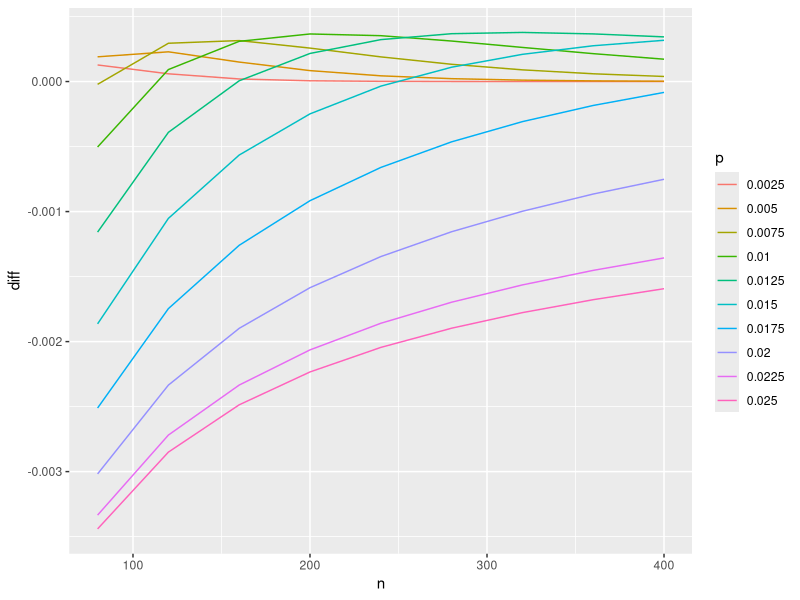
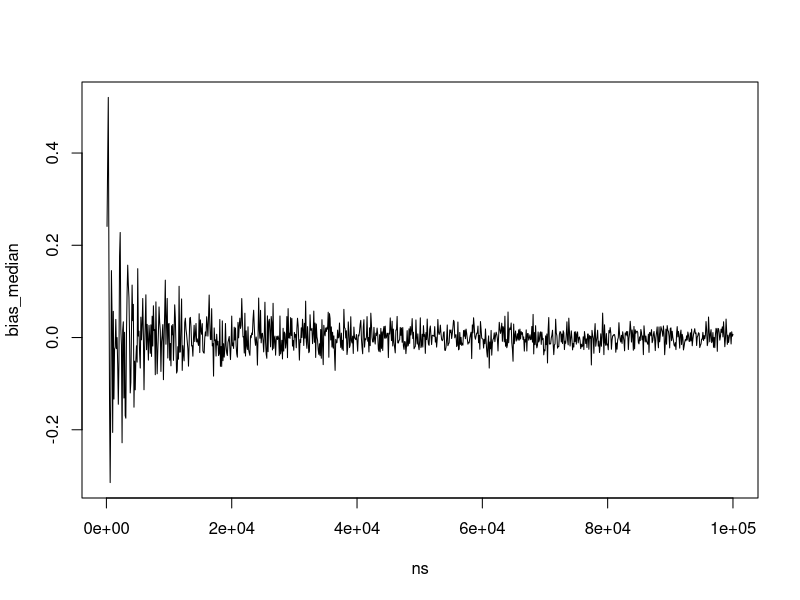
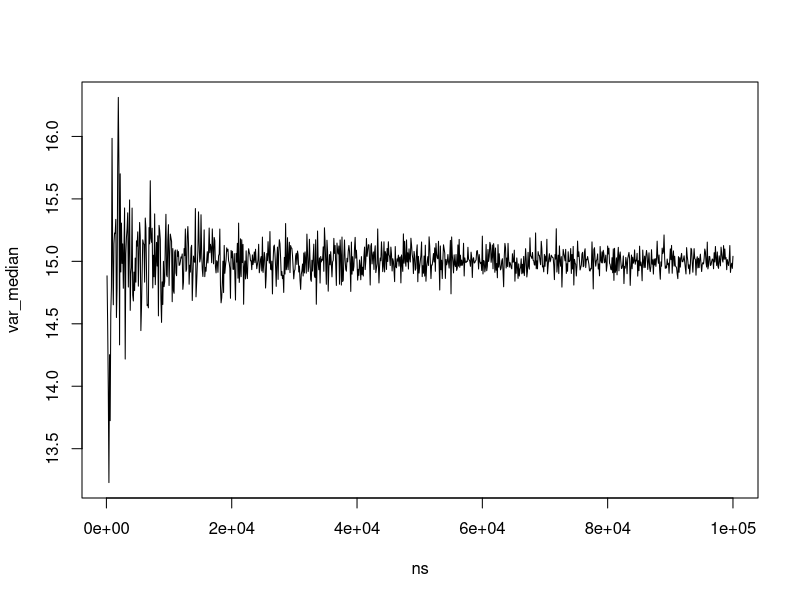

Write the R code that produced these figures, in order.
# Original code by Sarah Ryan, tweaks by Alex Kaizer

### Exercise 1-Discrete Distributions: Binomial and Poisson

## 1a-Probability of 2.5% of Patagonians having disease

# Set up
n = 120  # sample size
p = 0.01  # probability
k = 0.025*n  # number of patagonians with the disease
lambda = n*p  # Use approximation for lambda

# probability of patagonians with the disease
prob_bin = choose(n,k)*p^k*(1-p)^(n-k)  # exact binomial probability
prob_pois = (lambda^k*exp(-lambda))/factorial(k) # Poisson approximation to binomial probability

# Compare
prob_pois-prob_bin


## 1b-Varying sample size and prevalence

# Libraries needed
library(ggplot2)

# Set up
n=seq(80,400,by=40) # varying sample size
p=seq(0.0025,.025,by=.0025)  # varying probability
np<-expand.grid(n=n,p=p)  # find every combination
np$k<-.025*np$n   # find the number in your sample with sarcoidosis 
np$lambda <- np$n*np$p  # find lambda using the approximation equation

# Calculate the probabilities
np$prob_bin<-choose(np$n,np$k)*np$p^np$k*(1-np$p)^(np$n-np$k)  # exact binomial probability
np$prob_pois = (np$lambda^np$k)*exp(-np$lambda)/factorial(np$k)  # Poisson approximation to binomial probability
np$diff <- np$prob_pois-np$prob_bin

# Plot the results
np$p<-factor(np$p)
ggplot(data=np,aes(x=n,y=diff,group=p,color=p))+geom_line()



### Exercise 2-Expected Value and Variance

## 2c-simulate exponential distribution and calculate mean and variance to compare to theoretical results from a/b

set.seed(0202)
sim_exp<-rexp(100000,3)
mean(sim_exp)
var(sim_exp)



### Exercise 3-Properties of Estimators

## 3a-Bias of median as estmiator
set.seed(0203) # Set seed for reproducibility
sim_norm <- rnorm(n=100,mean=70,sd=sqrt(15)) # Simulate a normal distribution
med <- median(sim_norm)  # Calculate the median
bias <- med-70  # Calculate the bias (Estimate - population mean)
bias

## 3b-Consistency of median as estimator
set.seed(0203) # Set seed for reproducibility

# Increasing sample size
ns<-seq(100,100000,by=100)
bias_median<-sapply(ns,function(x){
  sim<-rnorm(n=x,mean=70,sd=sqrt(15)) #Simulate normal distributions for each n
  medians<-median(sim) # Calculate the median of the samples
  bias<-medians-70 # Calculate the bias of the samples
  return(bias)
})

# Plot the results
plot(x=ns,y=bias_median,type='l')

## 3c-how variance changes with sample size
set.seed(0203) # Set seed the same as before

# Increasing sample size
ns<-seq(100,100000,by=100)
var_median<-sapply(ns,function(x){
  sim<-rnorm(n=x,mean=70,sd=sqrt(15))
  med<-median(sim)
  var_median<-sum((sim-med)^2)/length(sim)
  return(var_median)
})

# Plot the results
plot(x=ns,y=var_median,type='l')

## 3d-efficiency of estimators
set.seed(0203) # Set seed the same as before

# Increasing sample size
ns<-rep(1000,100000)
medians<-sapply(ns,function(x){
  sim<-rnorm(n=x,mean=70,sd=sqrt(15))
  med<-median(sim)
  return(med)
})


set.seed(0203) # Set seed the same as before

# Increasing sample size
ns<-rep(1000,100000)
means<-sapply(ns,function(x){
  sim<-rnorm(n=x,mean=70,sd=sqrt(15))
  m<-mean(sim)
  return(m)
})

var(medians)

var(means)

var(means)/var(medians) # Relative efficiency
